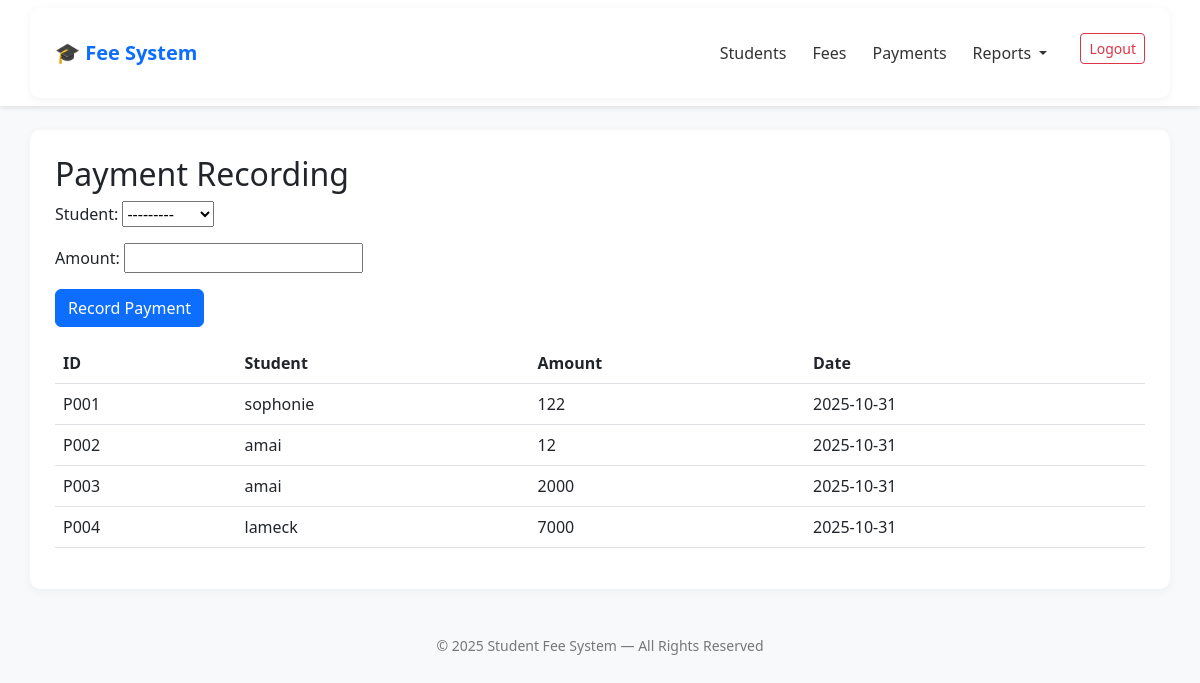
/payments/ (signed in), run on the app's committed database.
### management/models.py (models this page shows, shortened)
class Student(models.Model):
    student_id = models.CharField(max_length=10, unique=True, primary_key=True)  # e.g., S001
    name = models.CharField(max_length=100)
    program = models.CharField(max_length=100)
    campus = models.CharField(max_length=50)
    year_of_study = models.PositiveIntegerField(validators=[MinValueValidator(1)])
    def __str__(self):
        return self.name

class Payment(models.Model):
    payment_id = models.CharField(max_length=10, unique=True, primary_key=True)  # e.g., P001
    student = models.ForeignKey(Student, on_delete=models.CASCADE)
    amount = models.PositiveIntegerField(validators=[MinValueValidator(1)])
    date = models.DateField(auto_now_add=True)  # Auto-set to today

### management/views.py (the view, shortened to what this page needs)
# urls.py: path('payments/', views.PaymentRecordView.as_view(), name='payment_record'),
class PaymentRecordView(LoginRequiredMixin, ListView):
    model = Payment
    template_name = 'management/payment_record.html'
    context_object_name = 'payments'
    ordering = ['-date']  # Newest first
    def get_context_data(self, **kwargs):
        context = super().get_context_data(**kwargs)
        context['form'] = PaymentForm()  # Empty form for GET
        return context

### management/forms.py
class PaymentForm(forms.ModelForm):
    class Meta:
        model = Payment
        fields = ['student', 'amount']
        widgets = {
            'amount': forms.NumberInput(attrs={'min': 1}),
        }

### templates/management/payment_record.html (shortened to what this page needs)
{% extends 'base.html' %}
{% block content %}
<h2>Payment Recording</h2>
<form method="post">
    {{ form.as_p }}
    <button type="submit" class="btn btn-primary">Record Payment</button>
</form>
<table class="table mt-3">
    <thead>
        <tr>
            <th>ID</th><th>Student</th><th>Amount</th><th>Date</th>
        </tr>
    </thead>
    <tbody>
        {% for payment in payments %}
        <tr>
            <td>{{ payment.payment_id }}</td>
            <td>{{ payment.student.name }}</td>
            <td>{{ payment.amount }}</td>
            <td>{{ payment.date|date:"Y-m-d" }}</td>
        </tr>
        {% empty %}
        <tr><td colspan="4">No payments yet.</td></tr>
        {% endfor %}
    </tbody>
</table>
{% endblock %}

### templates/base.html (style rules this page uses)
body { background-color: #f8f9fa; font-family: 'Segoe UI', Tahoma, Geneva, Verdana, sans-serif; }

### data on the page
Student: student "---------"
Payment: payment_id "P001", student.name "sophonie", amount "122", date "2025-10-31"
Payment: payment_id "P002", student.name "amai", amount "12", date "2025-10-31"
Payment: payment_id "P003", student.name "amai", amount "2000", date "2025-10-31"
Payment: payment_id "P004", student.name "lameck", amount "7000", date "2025-10-31"

### other printed values
{{ year|default:2025 }} "2025"
